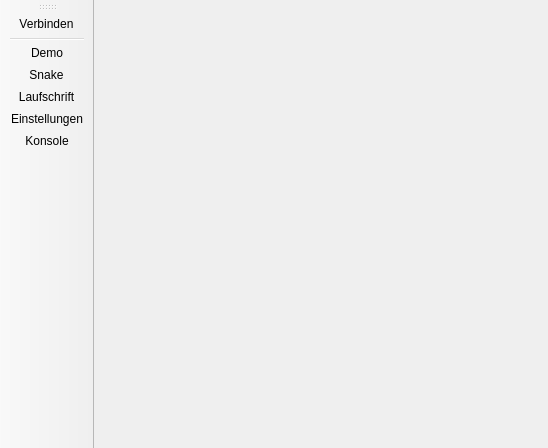
<?xml version="1.0" encoding="UTF-8"?>
<ui version="4.0">
 <class>qlocktoo</class>
 <widget class="QMainWindow" name="qlocktoo">
  <property name="geometry">
   <rect>
    <x>0</x>
    <y>0</y>
    <width>548</width>
    <height>448</height>
   </rect>
  </property>
  <property name="windowTitle">
   <string>QlockToo</string>
  </property>
  <property name="styleSheet">
   <string notr="true"/>
  </property>
  <widget class="QWidget" name="centralwidget">
   <layout class="QVBoxLayout" name="verticalLayout_3">
    <property name="leftMargin">
     <number>0</number>
    </property>
    <property name="topMargin">
     <number>0</number>
    </property>
    <property name="rightMargin">
     <number>0</number>
    </property>
    <property name="bottomMargin">
     <number>0</number>
    </property>
    <item>
     <widget class="Simulator" name="simulator" native="true"/>
    </item>
   </layout>
  </widget>
  <widget class="QToolBar" name="toolBar">
   <property name="windowTitle">
    <string>toolBar</string>
   </property>
   <property name="styleSheet">
    <string notr="true">QToolButton {
	width: 80px;
}ss</string>
   </property>
   <property name="movable">
    <bool>true</bool>
   </property>
   <property name="allowedAreas">
    <set>Qt::AllToolBarAreas</set>
   </property>
   <property name="toolButtonStyle">
    <enum>Qt::ToolButtonTextUnderIcon</enum>
   </property>
   <attribute name="toolBarArea">
    <enum>LeftToolBarArea</enum>
   </attribute>
   <attribute name="toolBarBreak">
    <bool>false</bool>
   </attribute>
   <addaction name="actionConnect"/>
   <addaction name="separator"/>
   <addaction name="actionDemo"/>
   <addaction name="actionSnake"/>
   <addaction name="actionMarquee"/>
   <addaction name="actionSettings"/>
   <addaction name="actionConsole"/>
  </widget>
  <action name="actionConsole">
   <property name="checkable">
    <bool>false</bool>
   </property>
   <property name="icon">
    <iconset resource="assets.qrc">
     <normaloff>:/icons/assets/coffee.png</normaloff>:/icons/assets/coffee.png</iconset>
   </property>
   <property name="iconText">
    <string>Konsole</string>
   </property>
  </action>
  <action name="actionSnake">
   <property name="icon">
    <iconset resource="assets.qrc">
     <normaloff>:/icons/assets/circle-blank.png</normaloff>:/icons/assets/circle-blank.png</iconset>
   </property>
   <property name="text">
    <string>Snake</string>
   </property>
  </action>
  <action name="actionMarquee">
   <property name="icon">
    <iconset resource="assets.qrc">
     <normaloff>:/icons/assets/text-width.png</normaloff>:/icons/assets/text-width.png</iconset>
   </property>
   <property name="text">
    <string>Laufschrift</string>
   </property>
  </action>
  <action name="actionSettings">
   <property name="icon">
    <iconset resource="assets.qrc">
     <normaloff>:/icons/assets/cog.png</normaloff>:/icons/assets/cog.png</iconset>
   </property>
   <property name="text">
    <string>Einstellungen</string>
   </property>
  </action>
  <action name="actionDemo">
   <property name="icon">
    <iconset resource="assets.qrc">
     <normaloff>:/icons/assets/star.png</normaloff>:/icons/assets/star.png</iconset>
   </property>
   <property name="text">
    <string>Demo</string>
   </property>
  </action>
  <action name="actionConnect">
   <property name="icon">
    <iconset resource="assets.qrc">
     <normaloff>:/icons/assets/exchange.png</normaloff>:/icons/assets/exchange.png</iconset>
   </property>
   <property name="text">
    <string>Verbinden</string>
   </property>
  </action>
 </widget>
 <customwidgets>
  <customwidget>
   <class>Simulator</class>
   <extends>QWidget</extends>
   <header>simulator.h</header>
   <container>1</container>
  </customwidget>
 </customwidgets>
 <resources>
  <include location="assets.qrc"/>
 </resources>
 <connections/>
</ui>
